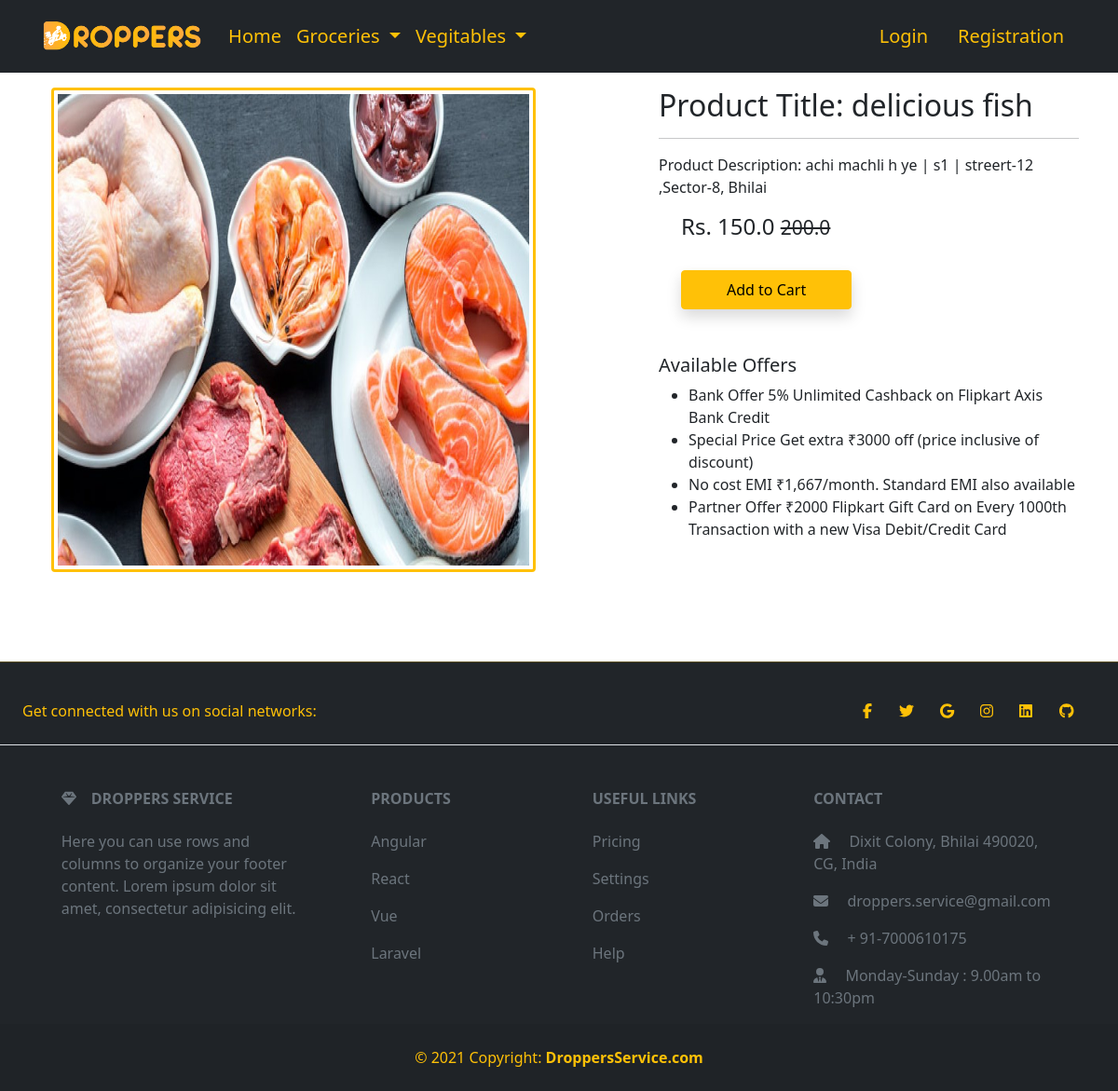
/product-detail/12, run on the app's committed database.
### app/models.py (models this page shows, shortened)
class Product(models.Model):
   title = models.CharField(max_length=100)
   selling_price = models.FloatField()
   discounted_price = models.FloatField()
   description = models.TextField()
   brand = models.CharField(max_length=100)
   stock = models.PositiveIntegerField(default=0)
   stc = models.CharField(choices=STOCK_CHOICES,max_length=16,default='In Stock')
   category = models.CharField(choices=CATEGORY_CHOICES,max_length=2)
   locality = models.CharField(max_length=200,default='')
   product = models.ImageField(upload_to='productimg')

### app/views.py (the view)
# urls.py: path('product-detail/<int:pk>', views.ProductDetailView.as_view(), name='product-detail'),
class ProductDetailView(View):
    def get(self, request, pk):
        tc = 0
        product = Product.objects.get(pk=pk)
        already_b = False
        already_c = False
        if request.user.is_authenticated:
            customer = Customer.objects.filter(user=request.user)
            tc = len(Cart.objects.filter(user=request.user))
            already_c = Cart.objects.filter(Q(product=product.id) & Q(user=request.user)).exists()
            already_b = Cart.objects.filter(Q(brand=product.brand) & Q(user=request.user)).exists()
            already_p = Cart.objects.filter(user=request.user).count()
            return render(request, 'app/productdetail.html',{'product':product,'ac':already_c,'bc':already_b,'p':already_p,'tc':tc,'cs':customer})
        else:
            return render(request, 'app/productdetail.html',{'product':product})

### app/templates/app/productdetail.html (shortened to what this page needs)
{% extends 'app/base.html' %}
{% load static %}
{% block main-content %}
<div class="container my-3">
 <div class="row">
  <div class="col-sm-6 text-center align-self-center mb-3">
   <img id="pd-img" src="{{product.product.url}}" alt="" class="img-fluid img-thumbnail border-warning border-3 rounded">
  </div>
  <div class="col-sm-5 offset-sm-1">
   <h2>Product Title: {{product.title}}</h2>
   <hr>
   <p>Product Description: {{product.description}} | {{product.brand}} | {{product.locality}}</p>
   <h4 class="ms-4 mt-2">Rs. {{product.discounted_price}} <small class="fw-light text-decoration-line-through">{{product.selling_price}}</small></h4> <br>
   {% if not request.user.is_authenticated %}
   <form action="/accounts/login/" class="d-inline">
   <button type="submit" class="btn btn-warning shadow px-5 py-2 ms-4" >Add to Cart</button>
   </form>
   {% endif %}
   <h5 class="mt-5">Available Offers</h5>
   <ul>
    <li>Bank Offer 5% Unlimited Cashback on Flipkart Axis Bank Credit</li>
    <li>Special Price Get extra ₹3000 off (price inclusive of discount)</li>
    <li>No cost EMI ₹1,667/month. Standard EMI also available</li>
    <li>Partner Offer ₹2000 Flipkart Gift Card on Every 1000th Transaction with a new Visa Debit/Credit Card</li>
   </ul>
  </div>
 </div>
</div>
{% endblock main-content %}

### app/static/app/css/style.css (style rules this page uses)
#pd-img { height: 65vh!important; width: 65vh!important; }

### data on the page
Product: product (picture), title "delicious fish", description "achi machli h ye", brand "s1", locality "streert-12 ,Sector-8, Bhilai", discounted_price "150.0", selling_price "200.0"
